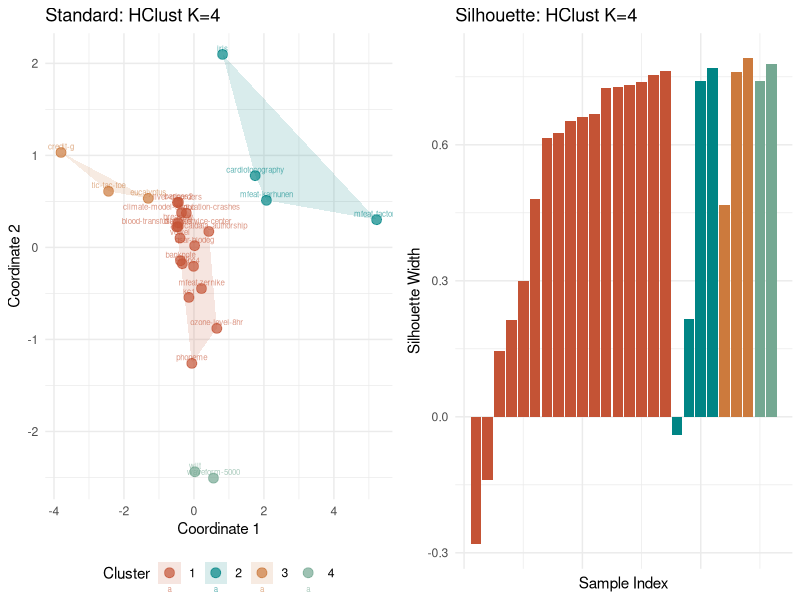
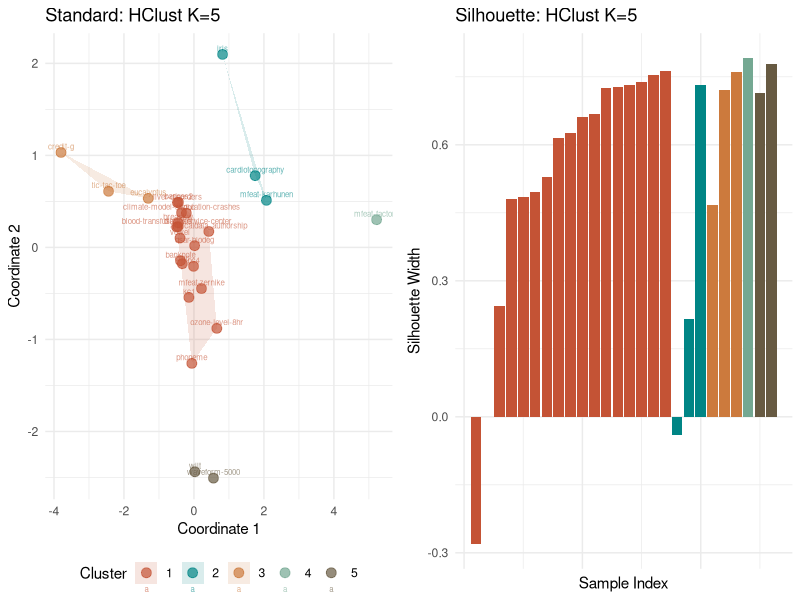
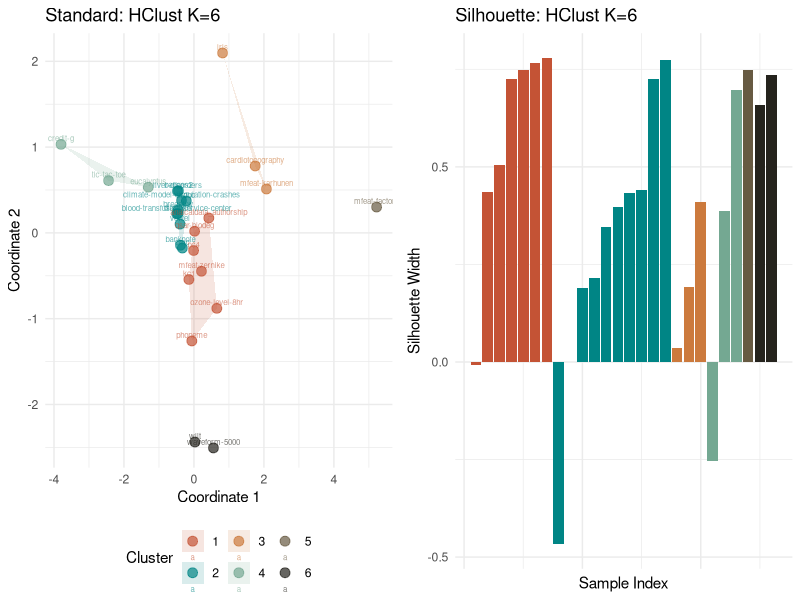
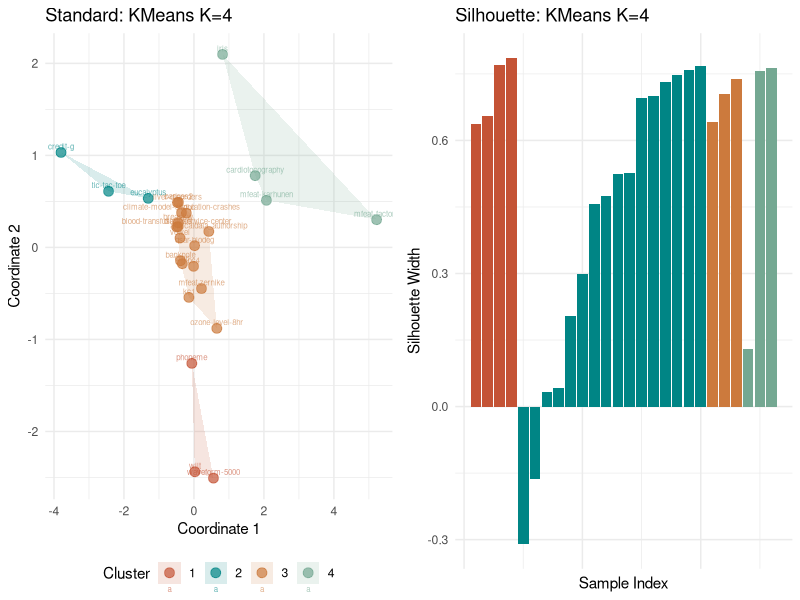
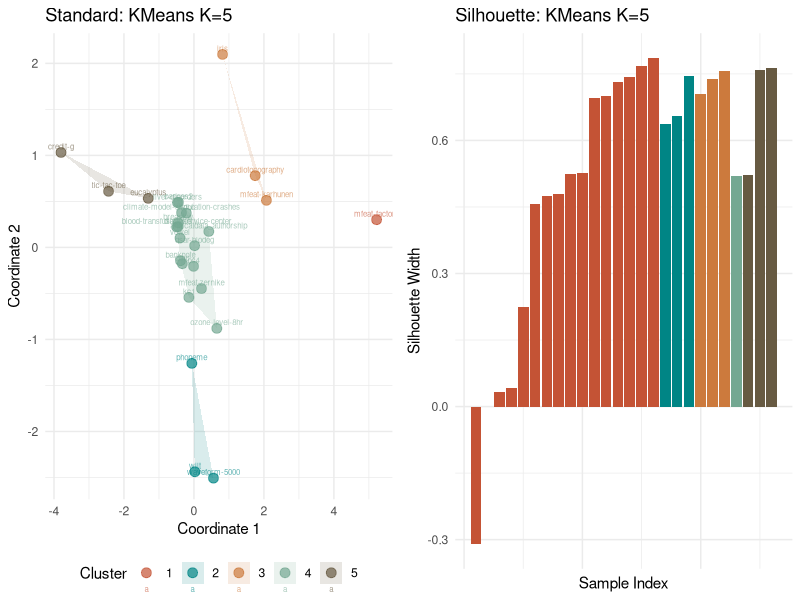
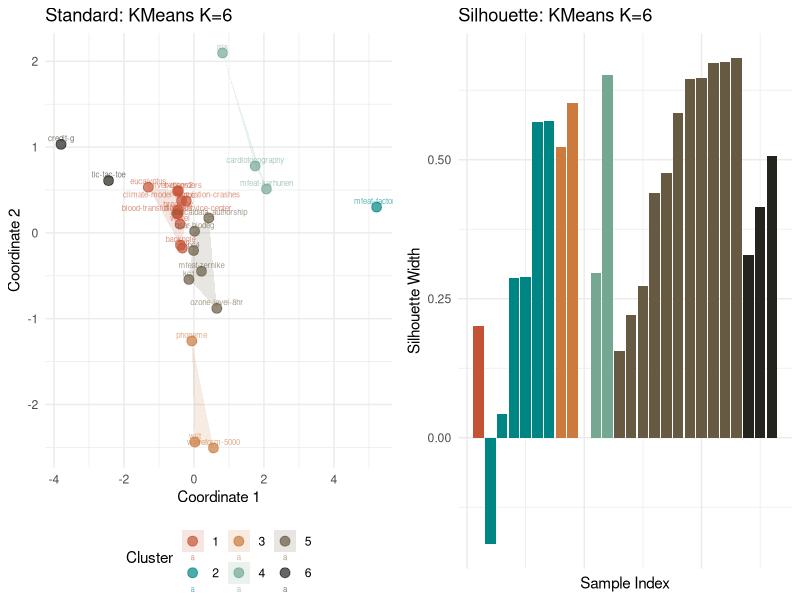
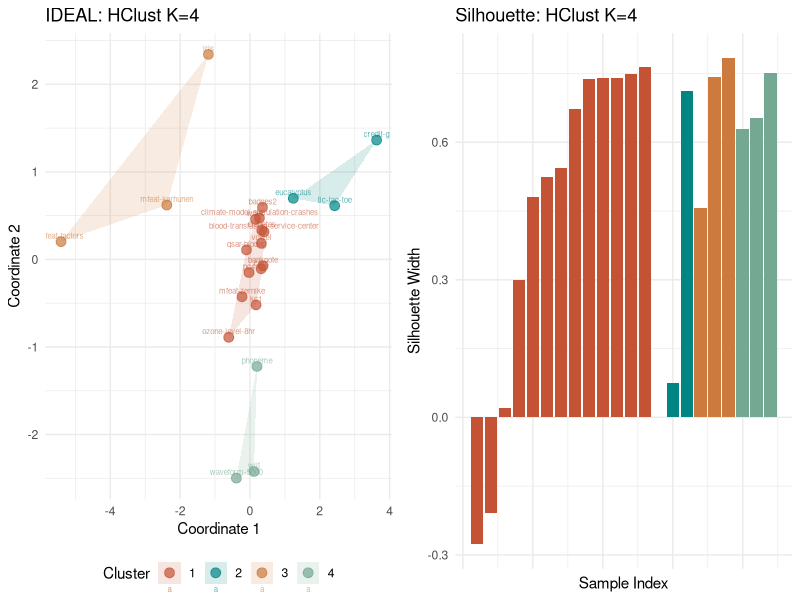
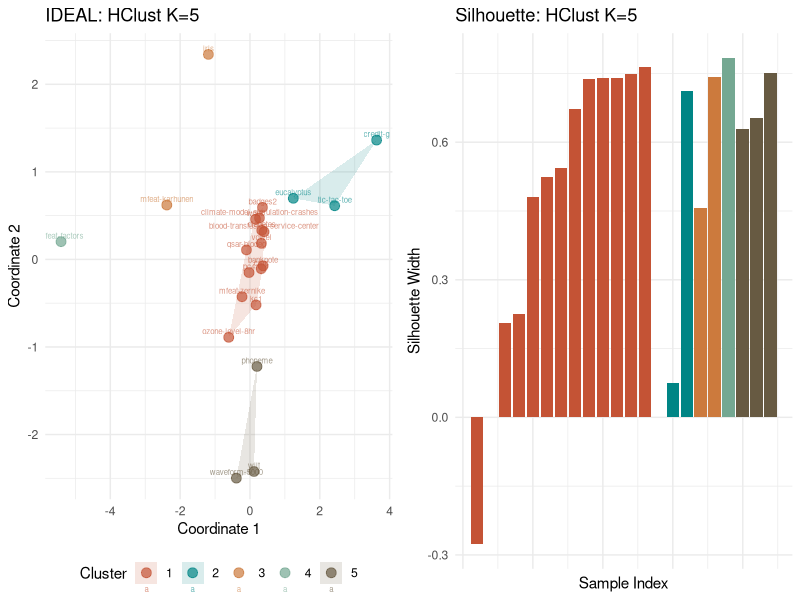

The R source for these figures, in order:
## ---- chunk 1
knitr::opts_chunk$set(echo = TRUE, warning = FALSE, message = FALSE)
library(dplyr)
library(tidyr)
library(ggplot2)
library(gridExtra)
library(knitr)
library(cluster)

# Set working directory to project root
knitr::opts_knit$set(root.dir = '../../')

# Custom color palette
custom_colors <- c("#c45335", "#008585",  "#cc7a3d", "#74a892", "#675a42", "#25231d")
## ---- chunk 2
# Load clustering data from both approaches
clustering_all <- list(
  groups = read.csv('data/results/clustering/groups.csv'),
  chars = read.csv('data/results/clustering/characteristics.csv'),
  centroids = read.csv('data/results/clustering/centroids.csv'),
  kcca_info = read.csv('data/results/clustering/kcca_info.csv')
)

# Load clustering data from IDEAL paper
clustering_ideal <- list(
  groups = read.csv('data/results/clustering_IDEAL/groups.csv'),
  chars = read.csv('data/results/clustering_IDEAL/characteristics.csv'),
  centroids = read.csv('data/results/clustering_IDEAL/centroids.csv'),
  kcca_info = read.csv('data/results/clustering_IDEAL/kcca_info.csv')
)

# Find datasets in both clusterings (for fair comparison)
all_datasets <- clustering_all$groups$dataset_name
ideal_datasets <- clustering_ideal$groups$dataset_name
common_datasets <- intersect(all_datasets, ideal_datasets)
only_standard <- setdiff(all_datasets, ideal_datasets)
only_ideal <- setdiff(ideal_datasets, all_datasets)

# Display basic info
cat("=== DATASET COUNTS ===\n\n")
cat("Clustering with full datasets:\n")
cat("  - Total analyzed:", nrow(clustering_all$chars), "\n")
cat("  - Successfully clustered:", nrow(clustering_all$groups), "\n")

cat("\n=== IDEAL Clustering ===\n")
cat("  - Total analyzed:", nrow(clustering_ideal$chars), "\n")
cat("  - Successfully clustered:", nrow(clustering_ideal$groups), "\n")

cat("\n=== DATASET OVERLAP COMPARISON ===\n\n")
cat("Datasets in BOTH clusterings (for comparison):", length(common_datasets), "\n")
## ---- chunk 3
# Summary statistics for standard clustering
cat("K-value:", clustering_all$kcca_info$K[1], "\n")
#cat("Total within-cluster sum of squares:", round(clustering_all$kcca_info$tot_withinss[1], 4), "\n")
#cat("Between-cluster sum of squares:", round(clustering_all$kcca_info$betweenss[1], 4), "\n")

std_groups <- clustering_all$groups

# Function to create cluster plot with convex hull
create_cluster_plot <- function(data, cluster_col, title) {
  data$cluster <- factor(data[[cluster_col]])
  
  hulls <- do.call(rbind, lapply(levels(data$cluster), function(cluster) {
    cluster_data <- data[data$cluster == cluster, ]
    if(nrow(cluster_data) > 2) {
      hull_indices <- chull(cluster_data$coordinate_1, cluster_data$coordinate_2)
      hull_data <- cluster_data[c(hull_indices, hull_indices[1]), ]
      hull_data$cluster <- cluster
      return(hull_data)
    } else {
      return(NULL)
    }
  }))
  
  ggplot(data, aes(x = coordinate_1, y = coordinate_2, color = cluster, fill = cluster)) +
    geom_polygon(data = hulls, alpha = 0.15, linetype = "dashed", color = NA) +
    geom_point(size = 3, alpha = 0.7) +
    geom_text(aes(label = dataset_name), vjust = -0.5, size = 2, alpha = 0.6) +
    scale_color_manual(values = custom_colors) +
    scale_fill_manual(values = custom_colors) +
    theme_minimal() +
    labs(title = title,
         x = "Coordinate 1",
         y = "Coordinate 2",
         color = "Cluster",
         fill = "Cluster") +
    theme(legend.position = "bottom")
}

# Function to create silhouette plots
create_silhouette_plot <- function(data, cluster_col, title) {
  # Calculate distance matrix from coordinates
  dist_matrix <- dist(data[, c("coordinate_1", "coordinate_2")])
  clusters <- as.numeric(factor(data[[cluster_col]]))
  
  # Calculate silhouette scores
  sil <- silhouette(clusters, dist_matrix)
  
  # Create ggplot version of silhouette
  sil_df <- as.data.frame(sil)
  sil_df$cluster <- rep(unique(clusters), table(clusters))
  sil_df$sample <- seq_len(nrow(sil_df))
  sil_df <- sil_df %>% arrange(cluster, sil_width)
  sil_df$x <- seq_len(nrow(sil_df))
  
  ggplot(sil_df, aes(x = x, y = sil_width, fill = factor(cluster))) +
    geom_col() +
    scale_fill_manual(values = custom_colors) +
    theme_minimal() +
    labs(title = title,
         x = "Sample Index",
         y = "Silhouette Width",
         fill = "Cluster") +
    theme(legend.position = "none",
          axis.text.x = element_blank())
}

# HClust K=4 with silhouette
p_hclust_4 <- create_cluster_plot(std_groups, "hclust_4", "Standard: HClust K=4")
s_hclust_4 <- create_silhouette_plot(std_groups, "hclust_4", "Silhouette: HClust K=4")
grid.arrange(p_hclust_4, s_hclust_4, ncol = 2)

# HClust K=5 with silhouette
p_hclust_5 <- create_cluster_plot(std_groups, "hclust_5", "Standard: HClust K=5")
s_hclust_5 <- create_silhouette_plot(std_groups, "hclust_5", "Silhouette: HClust K=5")
grid.arrange(p_hclust_5, s_hclust_5, ncol = 2)

# HClust K=6 with silhouette
p_hclust_6 <- create_cluster_plot(std_groups, "hclust_6", "Standard: HClust K=6")
s_hclust_6 <- create_silhouette_plot(std_groups, "hclust_6", "Silhouette: HClust K=6")
grid.arrange(p_hclust_6, s_hclust_6, ncol = 2)

# KMeans K=4 with silhouette
p_kmeans_4 <- create_cluster_plot(std_groups, "kmeans_4", "Standard: KMeans K=4")
s_kmeans_4 <- create_silhouette_plot(std_groups, "kmeans_4", "Silhouette: KMeans K=4")
grid.arrange(p_kmeans_4, s_kmeans_4, ncol = 2)

# KMeans K=5 with silhouette
p_kmeans_5 <- create_cluster_plot(std_groups, "kmeans_5", "Standard: KMeans K=5")
s_kmeans_5 <- create_silhouette_plot(std_groups, "kmeans_5", "Silhouette: KMeans K=5")
grid.arrange(p_kmeans_5, s_kmeans_5, ncol = 2)

# KMeans K=6 with silhouette
p_kmeans_6 <- create_cluster_plot(std_groups, "kmeans_6", "Standard: KMeans K=6")
s_kmeans_6 <- create_silhouette_plot(std_groups, "kmeans_6", "Silhouette: KMeans K=6")
grid.arrange(p_kmeans_6, s_kmeans_6, ncol = 2)
## ---- chunk 4
# Summary statistics for ideal clustering
cat("K-value:", clustering_ideal$kcca_info$K[1], "\n")
#cat("Total within-cluster sum of squares:", round(clustering_ideal$kcca_info$tot_withinss[1], 4), "\n")
#cat("Between-cluster sum of squares:", round(clustering_ideal$kcca_info$betweenss[1], 4), "\n")

ideal_groups <- clustering_ideal$groups

# HClust K=4 with silhouette
p_ideal_hclust_4 <- create_cluster_plot(ideal_groups, "hclust_4", "IDEAL: HClust K=4")
s_ideal_hclust_4 <- create_silhouette_plot(ideal_groups, "hclust_4", "Silhouette: HClust K=4")
grid.arrange(p_ideal_hclust_4, s_ideal_hclust_4, ncol = 2)

# HClust K=5 with silhouette
p_ideal_hclust_5 <- create_cluster_plot(ideal_groups, "hclust_5", "IDEAL: HClust K=5")
s_ideal_hclust_5 <- create_silhouette_plot(ideal_groups, "hclust_5", "Silhouette: HClust K=5")
grid.arrange(p_ideal_hclust_5, s_ideal_hclust_5, ncol = 2)

# HClust K=6 with silhouette
p_ideal_hclust_6 <- create_cluster_plot(ideal_groups, "hclust_6", "IDEAL: HClust K=6")
s_ideal_hclust_6 <- create_silhouette_plot(ideal_groups, "hclust_6", "Silhouette: HClust K=6")
grid.arrange(p_ideal_hclust_6, s_ideal_hclust_6, ncol = 2)

# KMeans K=4 with silhouette
p_ideal_kmeans_4 <- create_cluster_plot(ideal_groups, "kmeans_4", "IDEAL: KMeans K=4")
s_ideal_kmeans_4 <- create_silhouette_plot(ideal_groups, "kmeans_4", "Silhouette: KMeans K=4")
grid.arrange(p_ideal_kmeans_4, s_ideal_kmeans_4, ncol = 2)

# KMeans K=5 with silhouette
p_ideal_kmeans_5 <- create_cluster_plot(ideal_groups, "kmeans_5", "IDEAL: KMeans K=5")
s_ideal_kmeans_5 <- create_silhouette_plot(ideal_groups, "kmeans_5", "Silhouette: KMeans K=5")
grid.arrange(p_ideal_kmeans_5, s_ideal_kmeans_5, ncol = 2)

# KMeans K=6 with silhouette
p_ideal_kmeans_6 <- create_cluster_plot(ideal_groups, "kmeans_6", "IDEAL: KMeans K=6")
s_ideal_kmeans_6 <- create_silhouette_plot(ideal_groups, "kmeans_6", "Silhouette: KMeans K=6")
grid.arrange(p_ideal_kmeans_6, s_ideal_kmeans_6, ncol = 2)
## ---- chunk 5
# Filter to only common datasets
standard_common <- clustering_all$groups %>%
  filter(dataset_name %in% common_datasets) %>%
  as.data.frame()

ideal_common <- clustering_ideal$groups %>%
  filter(dataset_name %in% common_datasets) %>%
  arrange(dataset_name) %>%
  as.data.frame()

standard_common <- standard_common %>% arrange(dataset_name)

# Create comparison dataframe
comparison_df <- data.frame(
  dataset_name = standard_common$dataset_name,
  standard_hclust_4 = standard_common$hclust_4,
  ideal_hclust_4 = ideal_common$hclust_4,
  standard_hclust_5 = standard_common$hclust_5,
  ideal_hclust_5 = ideal_common$hclust_5,
  standard_hclust_6 = standard_common$hclust_6,
  ideal_hclust_6 = ideal_common$hclust_6,
  standard_kmeans_4 = standard_common$kmeans_4,
  ideal_kmeans_4 = ideal_common$kmeans_4,
  standard_kmeans_5 = standard_common$kmeans_5,
  ideal_kmeans_5 = ideal_common$kmeans_5,
  standard_kmeans_6 = standard_common$kmeans_6,
  ideal_kmeans_6 = ideal_common$kmeans_6
)

# Calculate changes
comparison_df$hclust_4_changed <- comparison_df$standard_hclust_4 != comparison_df$ideal_hclust_4
comparison_df$hclust_5_changed <- comparison_df$standard_hclust_5 != comparison_df$ideal_hclust_5
comparison_df$hclust_6_changed <- comparison_df$standard_hclust_6 != comparison_df$ideal_hclust_6
comparison_df$kmeans_4_changed <- comparison_df$standard_kmeans_4 != comparison_df$ideal_kmeans_4
comparison_df$kmeans_5_changed <- comparison_df$standard_kmeans_5 != comparison_df$ideal_kmeans_5
comparison_df$kmeans_6_changed <- comparison_df$standard_kmeans_6 != comparison_df$ideal_kmeans_6

# Summary of changes
summary_changes <- data.frame(
  Algorithm = c("HClust K=4", "HClust K=5", "HClust K=6", "KMeans K=4", "KMeans K=5", "KMeans K=6"),
  Datasets_Changed = c(
    sum(comparison_df$hclust_4_changed),
    sum(comparison_df$hclust_5_changed),
    sum(comparison_df$hclust_6_changed),
    sum(comparison_df$kmeans_4_changed),
    sum(comparison_df$kmeans_5_changed),
    sum(comparison_df$kmeans_6_changed)
  ),
  Total_Datasets = nrow(comparison_df),
  Percent_Changed = c(
    round(sum(comparison_df$hclust_4_changed) / nrow(comparison_df) * 100, 2),
    round(sum(comparison_df$hclust_5_changed) / nrow(comparison_df) * 100, 2),
    round(sum(comparison_df$hclust_6_changed) / nrow(comparison_df) * 100, 2),
    round(sum(comparison_df$kmeans_4_changed) / nrow(comparison_df) * 100, 2),
    round(sum(comparison_df$kmeans_5_changed) / nrow(comparison_df) * 100, 2),
    round(sum(comparison_df$kmeans_6_changed) / nrow(comparison_df) * 100, 2)
  )
)

kable(summary_changes)
## ---- chunk 6
# Function to create comparison plots for HClust K values with convex hulls
create_hclust_comparison <- function(std_data, ideal_data, k_value) {
  col_name <- paste0("hclust_", k_value)
  
  # Filter to common datasets
  standard_common <- std_data %>%
    filter(dataset_name %in% common_datasets) %>%
    arrange(dataset_name)
  
  ideal_common <- ideal_data %>%
    filter(dataset_name %in% common_datasets) %>%
    arrange(dataset_name)
  
  # Add cluster column
  standard_common$cluster <- factor(standard_common[[col_name]])
  ideal_common$cluster <- factor(ideal_common[[col_name]])
  
  # Calculate convex hulls for standard clustering
  std_hulls <- do.call(rbind, lapply(levels(standard_common$cluster), function(cluster) {
    cluster_data <- standard_common[standard_common$cluster == cluster, ]
    if(nrow(cluster_data) > 2) {
      hull_indices <- chull(cluster_data$coordinate_1, cluster_data$coordinate_2)
      hull_data <- cluster_data[c(hull_indices, hull_indices[1]), ]
      hull_data$cluster <- cluster
      return(hull_data)
    } else {
      return(NULL)
    }
  }))
  
  # Calculate convex hulls for ideal clustering
  ideal_hulls <- do.call(rbind, lapply(levels(ideal_common$cluster), function(cluster) {
    cluster_data <- ideal_common[ideal_common$cluster == cluster, ]
    if(nrow(cluster_data) > 2) {
      hull_indices <- chull(cluster_data$coordinate_1, cluster_data$coordinate_2)
      hull_data <- cluster_data[c(hull_indices, hull_indices[1]), ]
      hull_data$cluster <- cluster
      return(hull_data)
    } else {
      return(NULL)
    }
  }))
  
  # Create visualizations with convex hulls
  p_standard <- ggplot(standard_common, aes(x = coordinate_1, y = coordinate_2, color = cluster, fill = cluster)) +
    geom_polygon(data = std_hulls, alpha = 0.15, linetype = "dashed", color = NA) +
    geom_point(size = 3, alpha = 0.7) +
    geom_text(aes(label = dataset_name), vjust = -0.5, size = 2, alpha = 0.6) +
    theme_minimal() +
    labs(title = paste("Standard Clustering (HClust K=", k_value, ")", sep = ""),
         x = "Coordinate 1",
         y = "Coordinate 2",
         color = "Cluster",
         fill = "Cluster") +
    theme(legend.position = "bottom")
  
  p_ideal <- ggplot(ideal_common, aes(x = coordinate_1, y = coordinate_2, color = cluster, fill = cluster)) +
    geom_polygon(data = ideal_hulls, alpha = 0.15, linetype = "dashed", color = NA) +
    geom_point(size = 3, alpha = 0.7) +
    geom_text(aes(label = dataset_name), vjust = -0.5, size = 2, alpha = 0.6) +
    theme_minimal() +
    labs(title = paste("IDEAL Clustering (HClust K=", k_value, ")", sep = ""),
         x = "Coordinate 1",
         y = "Coordinate 2",
         color = "Cluster",
         fill = "Cluster") +
    theme(legend.position = "bottom")
  
  grid.arrange(p_standard, p_ideal, ncol = 2)
}

# Create comparison plots for K=4, K=5, K=6
create_hclust_comparison(clustering_all$groups, clustering_ideal$groups, 4)
create_hclust_comparison(clustering_all$groups, clustering_ideal$groups, 5)
create_hclust_comparison(clustering_all$groups, clustering_ideal$groups, 6)
## ---- chunk 7
if (!is.null(clustering_ideal) && length(common_datasets) > 0) {
  # Filter characteristics to common datasets
  chars_common <- clustering_all$chars %>%
    filter(dataset_name %in% common_datasets)
  
  # Merge characteristics with clustering assignments from both approaches
  chars_analysis <- chars_common %>%
    left_join(
      clustering_all$groups[, c("dataset_name", "hclust_4", "hclust_5", "kmeans_4", "kmeans_5")],
      by = "dataset_name"
    ) %>%
    rename(standard_hclust_4 = hclust_4,
           standard_hclust_5 = hclust_5,
           standard_kmeans_4 = kmeans_4,
           standard_kmeans_5 = kmeans_5)
  
  # Get IDEAL cluster assignments
  ideal_groups <- clustering_ideal$groups %>%
    filter(dataset_name %in% common_datasets) %>%
    select(dataset_name, hclust_4, hclust_5, kmeans_4, kmeans_5) %>%
    rename(ideal_hclust_4 = hclust_4,
           ideal_hclust_5 = hclust_5,
           ideal_kmeans_4 = kmeans_4,
           ideal_kmeans_5 = kmeans_5)
  
  chars_analysis <- chars_analysis %>%
    left_join(ideal_groups, by = "dataset_name")
  
  # ===== STANDARD CLUSTERING ANALYSIS =====
  cat("\n### Standard Clustering Analysis\n\n")
  
  # HClust K=4
  cat("#### HClust K=4 - Characteristics by Cluster\n\n")
  chars_by_cluster_std_hc4 <- chars_analysis %>%
    group_by(standard_hclust_4) %>%
    summarise(
      Cluster = cur_group()[[1]],
      Count = n(),
      Avg_Instances = round(mean(instances_n, na.rm = TRUE), 1),
      Avg_Numeric_Attrs = round(mean(attributes_num, na.rm = TRUE), 1),
      Avg_Nominal_Attrs = round(mean(attributes_nom, na.rm = TRUE), 1),
      .groups = "drop"
    ) %>%
    select(Cluster, Count, Avg_Instances, Avg_Numeric_Attrs, Avg_Nominal_Attrs)
  
  print(kable(chars_by_cluster_std_hc4, caption = "Standard Clustering: HClust K=4 Cluster Characteristics"))
  
  # HClust K=5
  cat("\n#### HClust K=5 - Characteristics by Cluster\n\n")
  chars_by_cluster_std_hc5 <- chars_analysis %>%
    group_by(standard_hclust_5) %>%
    summarise(
      Cluster = cur_group()[[1]],
      Count = n(),
      Avg_Instances = round(mean(instances_n, na.rm = TRUE), 1),
      Avg_Numeric_Attrs = round(mean(attributes_num, na.rm = TRUE), 1),
      Avg_Nominal_Attrs = round(mean(attributes_nom, na.rm = TRUE), 1),
      .groups = "drop"
    ) %>%
    select(Cluster, Count, Avg_Instances, Avg_Numeric_Attrs, Avg_Nominal_Attrs)
  
  print(kable(chars_by_cluster_std_hc5, caption = "Standard Clustering: HClust K=5 Cluster Characteristics"))
  
  cat("\n")
  
  # ===== IDEAL CLUSTERING ANALYSIS =====
  cat("\n### IDEAL Clustering Analysis\n\n")
  
  # HClust K=4
  cat("#### HClust K=4 - Characteristics by Cluster\n\n")
  chars_by_cluster_ideal_hc4 <- chars_analysis %>%
    group_by(ideal_hclust_4) %>%
    summarise(
      Cluster = cur_group()[[1]],
      Count = n(),
      Avg_Instances = round(mean(instances_n, na.rm = TRUE), 1),
      Avg_Numeric_Attrs = round(mean(attributes_num, na.rm = TRUE), 1),
      Avg_Nominal_Attrs = round(mean(attributes_nom, na.rm = TRUE), 1),
      .groups = "drop"
    ) %>%
    select(Cluster, Count, Avg_Instances, Avg_Numeric_Attrs, Avg_Nominal_Attrs)
  
  print(kable(chars_by_cluster_ideal_hc4, caption = "IDEAL Clustering: HClust K=4 Cluster Characteristics"))
  
  # HClust K=5
  cat("\n#### HClust K=5 - Characteristics by Cluster\n\n")
  chars_by_cluster_ideal_hc5 <- chars_analysis %>%
    group_by(ideal_hclust_5) %>%
    summarise(
      Cluster = cur_group()[[1]],
      Count = n(),
      Avg_Instances = round(mean(instances_n, na.rm = TRUE), 1),
      Avg_Numeric_Attrs = round(mean(attributes_num, na.rm = TRUE), 1),
      Avg_Nominal_Attrs = round(mean(attributes_nom, na.rm = TRUE), 1),
      .groups = "drop"
    ) %>%
    select(Cluster, Count, Avg_Instances, Avg_Numeric_Attrs, Avg_Nominal_Attrs)
  
  print(kable(chars_by_cluster_ideal_hc5, caption = "IDEAL Clustering: HClust K=5 Cluster Characteristics"))
  
} else {
  cat("Cannot perform characteristics analysis: No common datasets or IDEAL data not available\n")
}
